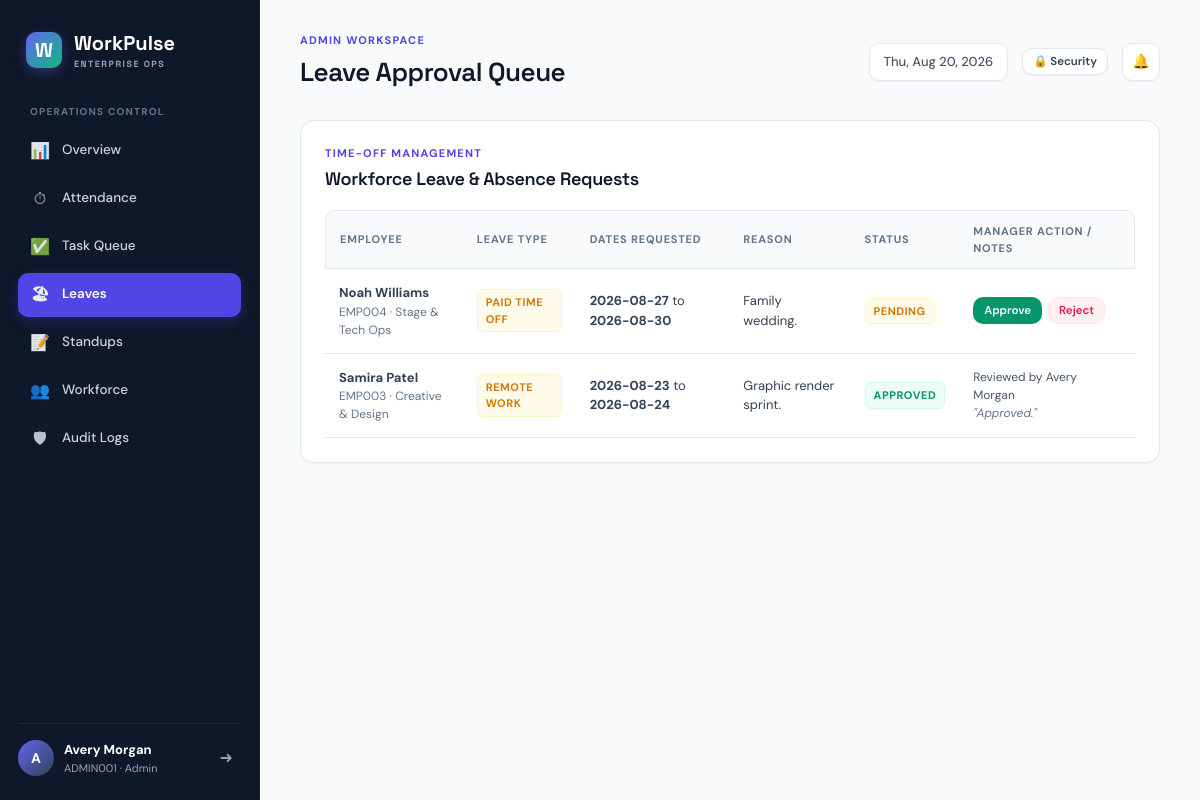
The app's page /admin/leaves (signed in) with its own data.
### tables this page shows
CREATE TABLE users (
  id integer primary key autoincrement,
  emp_id varchar(50) unique not null,
  name varchar(160) not null,
  email varchar(255) unique,
  password_hash text not null,
  role varchar(20) not null check (role in ('ADMIN', 'EMPLOYEE')),
  department varchar(100) default 'Operations',
  designation varchar(120) default 'Team Member',
  phone varchar(50),
  is_active integer not null default 1,
  created_at text not null default (datetime('now')),
  last_login text
);

CREATE TABLE leaves (
  id integer primary key autoincrement,
  employee_id integer not null references users(id) on delete cascade,
  leave_type varchar(50) not null default 'CASUAL',
  start_date text not null,
  end_date text not null,
  reason text not null,
  status varchar(20) not null default 'PENDING',
  manager_comment text,
  reviewed_by integer references users(id) on delete set null,
  reviewed_at text,
  created_at text not null default (datetime('now'))
);

### app.py (the view)
@app.route('/admin/leaves', methods=['GET'])
@role_required('ADMIN')
def admin_leaves():
    leaves = query("""
        select l.*, u.name as employee_name, u.emp_id, u.department,
               rev.name as reviewer_name
        from leaves l
        join users u on u.id = l.employee_id
        left join users rev on rev.id = l.reviewed_by
        order by (l.status='PENDING') desc, l.start_date desc
    """)
    return render_template('admin_leaves.html', heading='Leave Approval Queue', leaves=leaves)

### app.py (called while the page is built, shortened)
def parse_dt(val):
    if not val:
        return None
    if isinstance(val, (datetime, date)):
        return val
    val_str = str(val).strip()
    for fmt in ('%Y-%m-%d %H:%M:%S%z', '%Y-%m-%d %H:%M:%S', '%Y-%m-%dT%H:%M:%S%z', '%Y-%m-%dT%H:%M:%S', '%Y-%m-%d'):
        try:
            return datetime.strptime(val_str, fmt)
        except ValueError:
            pass
    return val

def sqlite_row_factory(cursor, row):
    d = {}
    for idx, col in enumerate(cursor.description):
        col_name = col[0]
        val = row[idx]
        if col_name in ('punch_in', 'punch_out', 'created_at', 'start_time', 'end_time', 'last_activity', 'last_login', 'completed_at', 'reviewed_at', 'updated_at') and isinstance(val, str):
            val = parse_dt(val)
        d[col_name] = val
    return d

def get_db():
    if IS_SQLITE:
        conn = sqlite3.connect('workpulse.db', check_same_thread=False)
        conn.row_factory = sqlite_row_factory
        conn.create_function("now", 0, lambda: datetime.now(timezone.utc).strftime('%Y-%m-%d %H:%M:%S'))
        conn.create_function("current_date", 0, lambda: date.today().strftime('%Y-%m-%d'))
        conn.create_function("greatest", 2, lambda a, b: max(a or 0, b or 0))
        conn.create_function("least", 2, lambda a, b: min(a or 0, b or 0))
        return conn

def current_user():
    uid = session.get('user_id')
    if not uid:
        return None
    try:
        active_cond = "is_active = 1" if IS_SQLITE else "is_active = true"
        return query(f'select * from users where id=%s and {active_cond}', (uid,), one=True)
    except Exception:
        return None

def login_required(view):
    @wraps(view)
    def wrapped(*args, **kwargs):
        if not current_user():
            session.clear()
            return redirect(url_for('login', next=request.path))
        return view(*args, **kwargs)
    return wrapped

def role_required(role):
    def decorator(view):
        @wraps(view)
        @login_required
        def wrapped(*args, **kwargs):
            if session.get('role') != role:
                abort(403)
            return view(*args, **kwargs)
        return wrapped
    return decorator

@app.after_request
def add_security_headers(response):
    response.headers['X-Content-Type-Options'] = 'nosniff'
    response.headers['X-Frame-Options'] = 'SAMEORIGIN'
    response.headers['X-XSS-Protection'] = '1; mode=block'
    return response

### templates/admin_leaves.html (shortened to what this page needs)
{% extends 'base.html' %}
{% block content %}
<section class="panel">
  <div class="section-heading">
    <div>
      <span class="eyebrow">TIME-OFF MANAGEMENT</span>
      <h2>Workforce Leave & Absence Requests</h2>
    </div>
  </div>
  <div class="table-wrap">
    <table>
      <thead>
        <tr>
          <th>Employee</th>
          <th>Leave Type</th>
          <th>Dates Requested</th>
          <th>Reason</th>
          <th>Status</th>
          <th>Manager Action / Notes</th>
        </tr>
      </thead>
      <tbody>
        {% for leave in leaves %}
          <tr>
            <td>
              <strong>{{ leave.employee_name }}</strong>
              <small style="display:block; color:var(--slate-500);">{{ leave.emp_id }} · {{ leave.department }}</small>
            </td>
            <td>
              <span class="status-badge {{ 'neutral' if leave.leave_type == 'CASUAL' else 'in_progress' }}">
                {{ leave.leave_type|replace('_', ' ')|title }}
              </span>
            </td>
            <td>
              <strong>{{ leave.start_date }}</strong> to <strong>{{ leave.end_date }}</strong>
            </td>
            <td style="max-width:260px;">
              <span style="font-size:13px;">{{ leave.reason }}</span>
            </td>
            <td>
              <span class="status-badge {{ leave.status|lower }}">
                {{ leave.status|title }}
              </span>
            </td>
            <td>
              {% if leave.status == 'PENDING' %}
                <div style="display:flex; gap:6px;">
                  <button type="button" class="button small emerald" data-open-modal="approveModal_{{ leave.id }}">
                    Approve
                  </button>
                  <button type="button" class="button small danger" data-open-modal="rejectModal_{{ leave.id }}">
                    Reject
                  </button>
                </div>
              {% else %}
                <div>
                  <small style="display:block; color:var(--slate-600);">
                    Reviewed by {{ leave.reviewer_name or 'Management' }}
                  </small>
                  {% if leave.manager_comment %}
                    <small style="display:block; color:var(--slate-500); font-style:italic;">
                      "{{ leave.manager_comment }}"
                    </small>
                  {% endif %}
                </div>
              {% endif %}
            </td>
          </tr>
        {% else %}
          <tr>
            <td colspan="6" class="empty-state">No leave applications submitted yet.</td>
          </tr>
        {% endfor %}
      </tbody>
    </table>
  </div>
</section>
{% endblock %}

### templates/base.html (shortened to what this page needs)
<!doctype html>
<html lang="en">
<head>
  <link rel="stylesheet" href="{{ url_for('static', filename='css/style.css') }}">
</head>
<body>
  <div class="app-shell">
    <aside class="sidebar">
      <a class="brand" href="{{ url_for('dashboard') }}">
        <span class="brand-mark">W</span>
        <div class="brand-text">
          <span>WorkPulse</span>
          <small>ENTERPRISE OPS</small>
        </div>
      </a>
      {% if session.get('role') == 'ADMIN' %}
        <div class="nav-section-title">Operations Control</div>
        <nav>
          <a href="{{ url_for('admin_dashboard') }}" class="nav-link {{ 'active' if current_endpoint == 'admin_dashboard' else '' }}">
            <span class="nav-icon">&#128202;</span> Overview
          </a>
          <a href="{{ url_for('admin_attendance') }}" class="nav-link {{ 'active' if current_endpoint in ('admin_attendance', 'export_attendance_csv') else '' }}">
            <span class="nav-icon">&#9201;</span> Attendance
          </a>
          <a href="{{ url_for('admin_tasks') }}" class="nav-link {{ 'active' if current_endpoint == 'admin_tasks' else '' }}">
            <span class="nav-icon">&#9989;</span> Task Queue
          </a>
          <a href="{{ url_for('admin_leaves') }}" class="nav-link {{ 'active' if current_endpoint in ('admin_leaves', 'admin_leave_action') else '' }}">
            <span class="nav-icon">&#127958;</span> Leaves
          </a>
          <a href="{{ url_for('admin_reports') }}" class="nav-link {{ 'active' if current_endpoint in ('admin_reports', 'export_reports_csv') else '' }}">
            <span class="nav-icon">&#128221;</span> Standups
          </a>
          <a href="{{ url_for('admin_employees') }}" class="nav-link {{ 'active' if current_endpoint in ('admin_employees', 'export_employees_csv') else '' }}">
            <span class="nav-icon">&#128101;</span> Workforce
          </a>
          <a href="{{ url_for('admin_audit') }}" class="nav-link {{ 'active' if current_endpoint == 'admin_audit' else '' }}">
            <span class="nav-icon">&#128737;</span> Audit Logs
          </a>
        </nav>
      {% endif %}
      <div class="sidebar-footer">
        <span class="avatar">{{ session.get('name', 'User')[0] }}</span>
        <div class="sidebar-user-info">
          <strong>{{ session.get('name', 'Member') }}</strong>
          <small>{{ session.get('emp_id', '') }} · {{ session.get('role', '')|capitalize }}</small>
        </div>
        <a class="btn-logout" href="{{ url_for('logout') }}" title="Secure Sign Out">&#10140;</a>
      </div>
    </aside>
    <main class="main-content">
      <header class="topbar">
        <div>
          <span class="eyebrow">{{ session.get('role', 'Member')|capitalize }} Workspace</span>
          <h1>{{ heading or 'Operations Command' }}</h1>
        </div>
        <div class="topbar-actions">
          <span class="date-pill" id="todayLabel"></span>
          <button class="button secondary small" data-open-modal="passwordModal" title="Security Settings">
            &#128274; Security
          </button>
          <a class="icon-button" href="{{ url_for('notifications') }}" title="Alerts & Notifications">
            &#128276;
          </a>
        </div>
      </header>
      {% block content %}{% endblock %}
    </main>
  </div>
</body>
</html>

### records on screen
users: get "Avery Morgan", get "ADMIN001", get "Admin", get "ADMIN"
leaves: employee_name "Noah Williams", emp_id "EMP004", department "Stage & Tech Ops", leave_type "PAID TIME OFF", start_date "2026-08-27", end_date "2026-08-30", reason "Family wedding.", status "PENDING"
leaves: employee_name "Samira Patel", emp_id "EMP003", department "Creative & Design", leave_type "REMOTE WORK", start_date "2026-08-23", end_date "2026-08-24", reason "Graphic render sprint.", status "APPROVED", name "Avery Morgan", manager_comment "Approved."

### other values on screen
{{ session.get('name', 'User')[0] }} "A"
{{ heading or 'Operations Command' }} "Leave Approval Queue"
